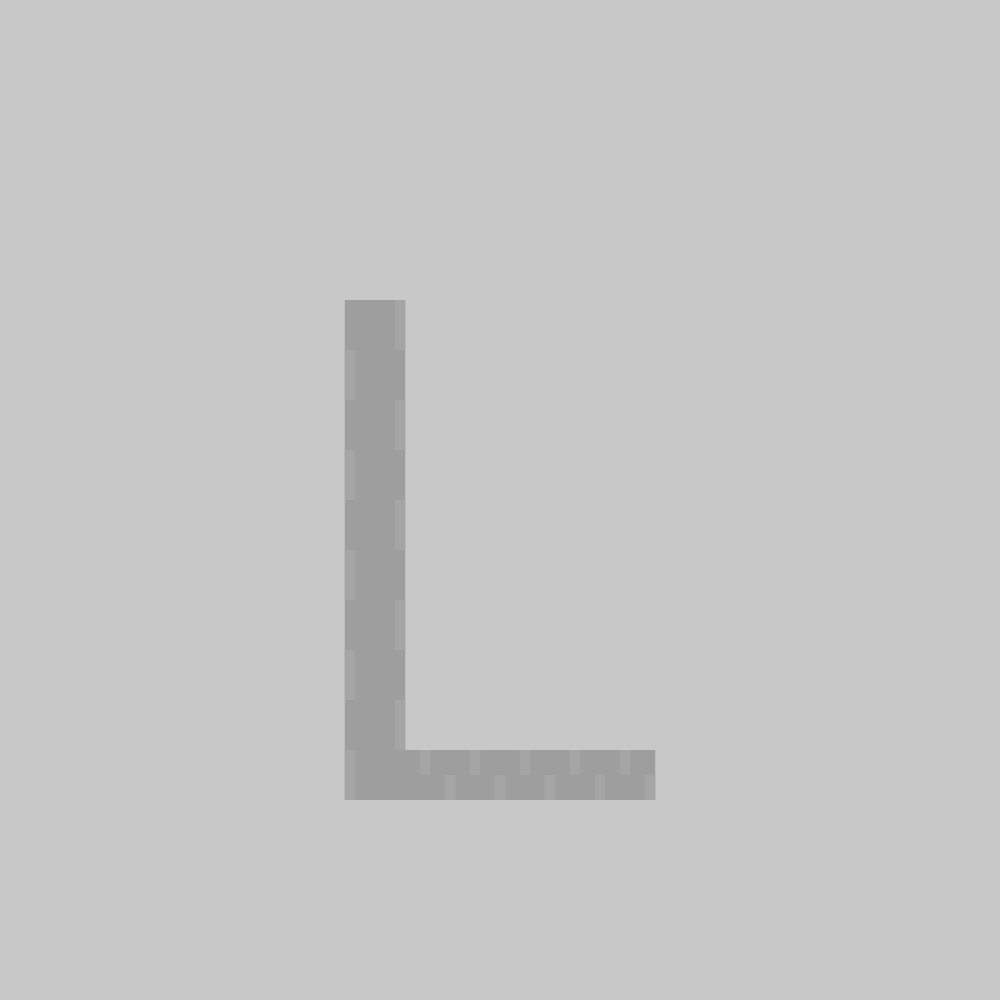
Frame 1 (no input)
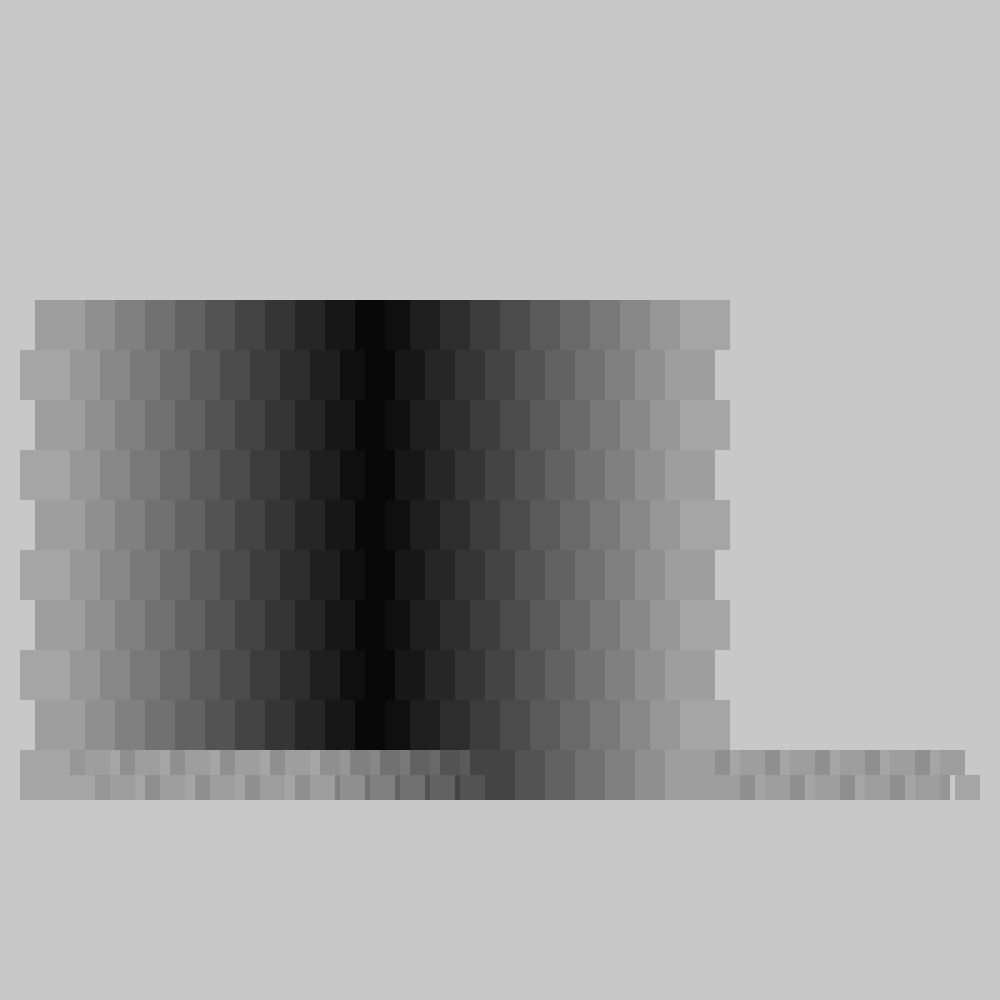
Frame 60 (no input)
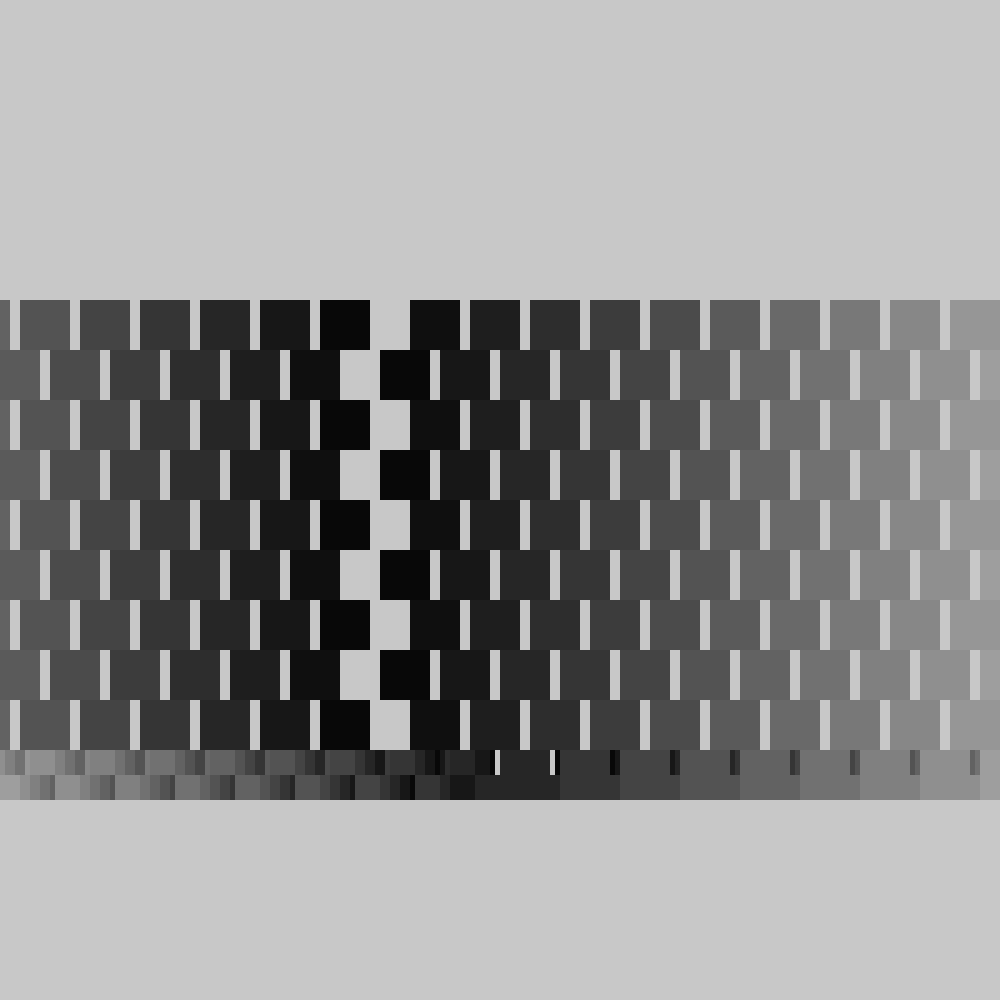
Frame 120 (the mouse pressed at the canvas centre since frame 60)

The p5.js sketch that drew these frames (run headless with seeded random() and noise() and a simulated clock; from frame 60 on, the mouse is pressed at the canvas centre):

// p5.js sketch
// ── sketch.js
function setup() {
  createCanvas(1000, 1000);
  noStroke();
}

  var xOff = 0;

function draw() {
  background(200);
  
  xOff++;
  if(xOff >= 650) {
    xOff = -650;
  }
  
  for (let i = 0; i <= 10; i++) {
    L(xOff, 0.5 + i*0.5, 15+(15*i));
    El(xOff, 0.25 + i*0.5, 7.5+(15*i));
  }

}

function L (xOff, mult, col) {
    fill(col);
    for (let i = 0; i < 5; i++) {
    push();
    square(350+(xOff*mult), 300+(i*100), 50);   
    pop();
    square(400+(i*50)+(xOff*mult), 750, 25);
    square(425+(i*50)+(xOff*mult), 775, 25);
  }

  for (let i = 0; i < 5; i++) {
    fill(col);
    square(350-(xOff*mult), 350+(i*100), 50);   
    square(425+(i*50)-(xOff*mult), 750, 25);
    square(400+(i*50)-(xOff*mult), 775, 25);
  }
}

function El (xOff, mult, col) {
  fill(col);
    for (let i = 0; i < 5; i++) {
    square(350-(xOff*mult), 300+(i*100), 50);   
    square(400+(i*50)-(xOff*mult), 750, 25);
    square(425+(i*50)-(xOff*mult), 775, 25);
  }

  for (let i = 0; i < 5; i++) {
    square(350+(xOff*mult), 350+(i*100), 50);   
    square(425+(i*50)+(xOff*mult), 750, 25);
    square(400+(i*50)+(xOff*mult), 775, 25);
  }
}
// ── site.html
<!DOCTYPE html>
<html lang="en">
<head>
    <meta charset="UTF-8">
    <meta http-equiv="X-UA-Compatible" content="IE=edge">
    <meta name="viewport" content="width=device-width, initial-scale=1.0">
    <title>5</title>
</head>
<body>
    
    <script src="https://cdnjs.cloudflare.com/ajax/libs/p5.js/1.6.0/p5.min.js" integrity="sha512-3RlxD1bW34eFKPwj9gUXEWtdSMC59QqIqHnD8O/NoTwSJhgxRizdcFVQhUMFyTp5RwLTDL0Lbcqtl8b7bFAzog==" crossorigin="anonymous" referrerpolicy="no-referrer"></script>
    <script src="sketch.js"></script>
    
    <a href = "../3.17/site.html" style="font-size:2.5em;">1 </a>
    <a href = "../3.18/site.html" style="font-size:2.5em;">2 </a>
    <a href = "../3.19/site.html" style="font-size:2.5em;">3 </a>
    <a href = "../3.20/site.html" style="font-size:2.5em;">4 </a>
    <a href = "../3.21/site.html" style="font-size:2.5em;">5 </a>
    <a href = "../3.22/site.html" style="font-size:2.5em;">6 </a>
    <a href = "../3.23/site.html" style="font-size:2.5em;">7 </a>
    <a href = "../3.24/site.html" style="font-size:2.5em;">8 </a>
    <a href = "../3.25/site.html" style="font-size:2.5em;">9 </a>
    <a href = "../3.26/site.html" style="font-size:2.5em;">10 </a>
    <a href = "../3.27/site.html" style="font-size:2.5em;">11 </a>
    <a href = "../3.28/site.html" style="font-size:2.5em;">12 </a>
    <a href = "../3.29/site.html" style="font-size:2.5em;">13 </a>
    <a href = "../3.30/site.html" style="font-size:2.5em;">14 </a>
    <a href = "../3.31/site.html" style="font-size:2.5em;">15 </a>
    <a href = "../4.01/site.html" style="font-size:2.5em;">16 </a>
    <a href = "../4.02/site.html" style="font-size:2.5em;">17 </a>
    <a href = "../4.03/site.html" style="font-size:2.5em;">18 </a>
    <a href = "../4.04/site.html" style="font-size:2.5em;">19 </a>
    <a href = "../4.05/site.html" style="font-size:2.5em;">20 </a>
    <a href = "../4.06/site.html" style="font-size:2.5em;">21 </a>
</body>
</html>
